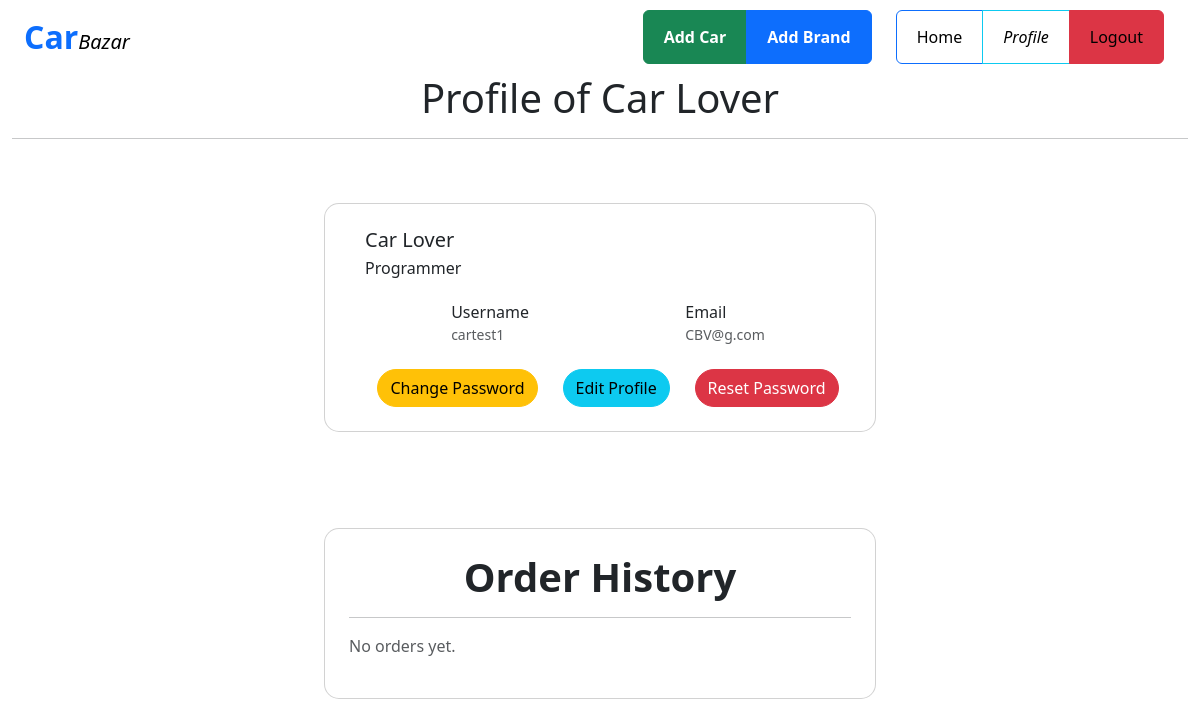
The app's page /account/profile/ (signed in), older data.
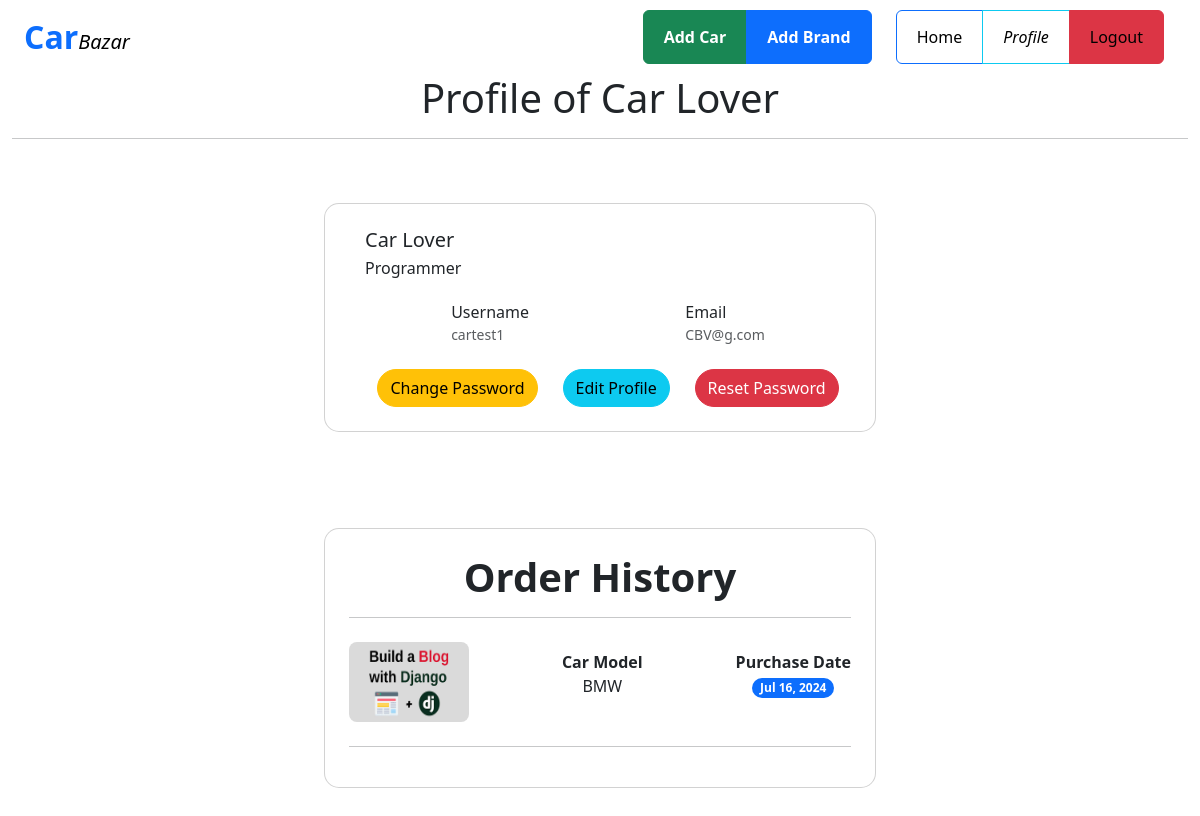
The same page, newer data.
### order/models.py (models this page shows, shortened)
class OrderModel(models.Model):
    user = models.ForeignKey(User, on_delete=models.CASCADE)
    car = models.ForeignKey(CarModel, on_delete=models.CASCADE)
    date_ordered = models.DateTimeField(auto_now_add=True)

### car/models.py (models this page shows)
class CarModel(models.Model):
    brand = models.ForeignKey(
        BrandModel, on_delete=models.CASCADE, related_name="carbrand"
    )
    title = models.CharField(max_length=200)
    description = models.TextField()
    price = models.DecimalField(max_digits=10, decimal_places=2)
    quantity = models.PositiveIntegerField(default=0)
    image = models.ImageField(upload_to="cars/")
    def __str__(self):
        return self.title

### account/views.py (the view)
# urls.py: path("profile/", views.profile, name="profile"),
def profile(request):
    if request.user.is_authenticated:
        orders = OrderModel.objects.filter(user=request.user)
        return render(
            request,
            "profile.html",
            {
                "user": request.user,
                "orders": orders,
            },
        )
    else:
        return redirect("login")

### account/templates/profile.html (shortened to what this page needs)
{% extends 'base.html' %}
{% block content %}
  <h1 class="text-center und">Profile of {{ user.first_name|title }} {{ user.last_name|title }}</h1><hr />
  <section class="w-100 px-4 py-5">
    <div class="row d-flex justify-content-center">
      <div class="col col-md-9 col-lg-7 col-xl-6">
        <div class="card" style="border-radius: 15px;">
          <div class="card-body p-4">
            <div class="d-flex">
              <div class="flex-grow-1 ms-3">
                <h5 class="mb-1">{{ user.first_name|title }} {{ user.last_name|title }}</h5>
                <p class="mb-2 pb-1">Programmer</p>
                <div class="d-flex justify-content-around rounded-3 p-2 mb-2">
                  <div>
                    <p class="mb-0">Username</p>
                    <p class="small text-muted mb-1">{{ user.username }}</p>
                  </div>
                  <div>
                    <p class="mb-0">Email</p>
                    <p class="small text-muted mb-1">{{ user.email }}</p>
                  </div>
                </div>
                <div class="d-flex pt-1 justify-content-around">
                  <a class="btn btn-warning rounded-pill" href="{% url 'change_pass' %}">Change Password</a>
                  <a class="btn btn-info rounded-pill" href="{% url 'edit_profile' %}">Edit Profile</a>
                  <a class="btn btn-danger rounded-pill" href="{% url 'forget_password' %}">Reset Password</a>
                </div>
              </div>
            </div>
          </div>
        </div>
      </div>
    </div>
  </section>
  <section class="w-100 px-4 py-5">
    <div class="row d-flex justify-content-center">
      <div class="col col-md-9 col-lg-7 col-xl-6">
        <div class="card" style="border-radius: 15px;">
          <div class="card-body p-4">
            <h5 class="mb-3 fw-bold fs-1 text-center">Order History</h5>
            <hr />
            {% if orders %}
              <ul class="list-group">
                {% for order in orders %}
                  <div class="d-flex justify-content-between align-items-center my-2">
                    <img style="height: 10vh;width: 10vw; " class="rounded-3" src="{{ order.car.image.url }}" alt="{{ order.car.image.url }}" />
                    <strong class="text-center">Car Model <br /> <p class="fw-normal">{{ order.car }}</p></strong>
                    <strong class="text-center">Purchase Date <br /> <p class="badge bg-primary rounded-pill">{{ order.date_ordered|date:'M d, Y' }}</p></strong>
                  </div>
                  <hr />
                {% endfor %}
              </ul>
            {% else %}
              <p class="text-muted">No orders yet.</p>
            {% endif %}
          </div>
        </div>
      </div>
    </div>
  </section>
{% endblock %}

Row changes from the older to the newer data that the page shows:
added OrderModel: car.image (picture), car "BMW", date_ordered "Jul 16, 2024"
Text that changed along with them:
text no longer shown: "No orders yet."
